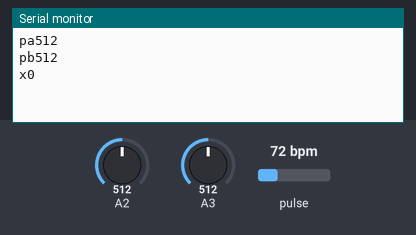
This sketch was run on a simulated Arduino Uno, built with avr-gcc and run on an emulated ATmega328P. Shown: the last lines printed to the serial monitor. The test bench sets the inputs (shaded band); at power-on: A2 = 512, A3 = 512, pulse 72 bpm.

Above: at 1.2 s.
1.3 s: A2 set to 560
At 1.55 s:
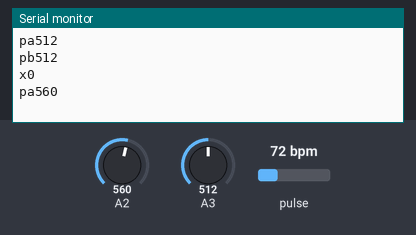
2.8 s: A3 set to 560
At 3.3 s:
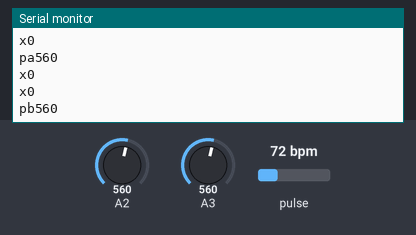
4.3 s: A2 set to 540
At 5.6 s:
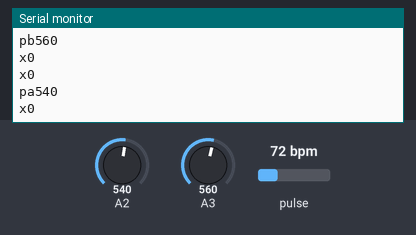
5.8 s: A3 set to 540
At 6.6 s:
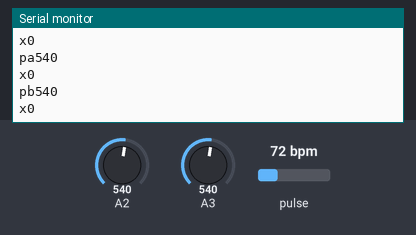

Measured:
- after the input at 1.3 s, the serial monitor: prints a new line at once (image 1)
- after the input at 2.8 s, the serial monitor: prints a new line at once (image 2)
- after the input at 4.3 s, the serial monitor: prints a new line at once (image 3)
- after the input at 5.8 s, the serial monitor: prints a new line at once (image 4)

The sketch:

heart_sync_arduino.ino
```cpp
/*
Heart Sync by Ellen Nickles
Final Project for Intro to Physical Computing and Intro to Computational Media
ITP NYU Fall 2017

Modification of an original sketch from Joel Murphy, Yury Gitman, and Bradford Needham:
TwoPulseSensors_On_OneArduino from https://github.com/WorldFamousElectronics/PulseSensorPlayground

Be sure to install the PulseSensorPlayground library in your Arduino IDE!
https://github.com/WorldFamousElectronics/PulseSensorPlayground
*/

/*
The MIT License (MIT)

Copyright (c) 2015-2017 World Famous Electroncs LLC, Brooklyn, New York.

Permission is hereby granted, free of charge, to any person obtaining a copy
of this software and associated documentation files (the "Software"), to deal
in the Software without restriction, including without limitation the rights
to use, copy, modify, merge, publish, distribute, sublicense, and/or sell
copies of the Software, and to permit persons to whom the Software is
furnished to do so, subject to the following conditions:

The above copyright notice and this permission notice shall be included in all
copies or substantial portions of the Software.

THE SOFTWARE IS PROVIDED "AS IS", WITHOUT WARRANTY OF ANY KIND, EXPRESS OR
IMPLIED, INCLUDING BUT NOT LIMITED TO THE WARRANTIES OF MERCHANTABILITY,
FITNESS FOR A PARTICULAR PURPOSE AND NONINFRINGEMENT. IN NO EVENT SHALL THE
AUTHORS OR COPYRIGHT HOLDERS BE LIABLE FOR ANY CLAIM, DAMAGES OR OTHER
LIABILITY, WHETHER IN AN ACTION OF CONTRACT, TORT OR OTHERWISE, ARISING FROM,
OUT OF OR IN CONNECTION WITH THE SOFTWARE OR THE USE OR OTHER DEALINGS IN THE
SOFTWARE.
*/

/*
   Arduino Sketch to detect pulses from two PulseSensors.

   Here is a link to the tutorial
   https://pulsesensor.com/pages/two-or-more-pulse-sensors

   Copyright World Famous Electronics LLC - see LICENSE
   Contributors:
     Joel Murphy, https://pulsesensor.com
     Yury Gitman, https://pulsesensor.com
     Bradford Needham, @bneedhamia, https://bluepapertech.com

   Licensed under the MIT License, a copy of which
   should have been included with this software.

   This software is not intended for medical use.
*/

/*
   Every Sketch that uses the PulseSensor Playground must
   define USE_ARDUINO_INTERRUPTS before including PulseSensorPlayground.h.
   Here, #define USE_ARDUINO_INTERRUPTS false tells the library to
   not use interrupts to read data from the PulseSensor.

   If you want to use interrupts, simply change the line below
   to read:
     #define USE_ARDUINO_INTERRUPTS true

   Set US_PS_INTERRUPTS to false if either
   1) Your Arduino platform's interrupts aren't yet supported
   by PulseSensor Playground, or
   2) You don't wish to use interrupts because of the side effects.

   NOTE: if US_PS_INTERRUPTS is false, your Sketch must
   call pulse.sawNewSample() at least once every 2 milliseconds
   to accurately read the PulseSensor signal.
*/
#define USE_ARDUINO_INTERRUPTS false
//#define USE_ARDUINO_INTERRUPTS true
#include <PulseSensorPlayground.h>


/*
   The format of our output.

   Set this to PROCESSING_VISUALIZER if you're going to run
    the multi-sensor Processing Visualizer Sketch.
    See https://github.com/WorldFamousElectronics/PulseSensorAmped_2_Sensors

   Set this to SERIAL_PLOTTER if you're going to run
    the Arduino IDE's Serial Plotter.
*/
//const int OUTPUT_TYPE = SERIAL_PLOTTER;
const int OUTPUT_TYPE = PROCESSING_VISUALIZER;

/*
   Number of PulseSensor devices we're reading from.
*/
const int PULSE_SENSOR_COUNT = 2;

/*
     PIN_POWER0 = the output pin that the red (power)
      pin of the first PulseSensor will be connected to. If you don't
      want to use pins to power the PulseSensors, you can remove
      the code dealing with PIN_POWER0 and PIN_POWER1.
     PIN_INPUT0 = Analog Input. Connected to the pulse sensor
      purple (signal) wire.
     PIN_BLINK0 = digital Output. Connected to an LED (and 220 ohm resistor)
      that will flash on each detected pulse.
     PIN_FADE0 = digital Output. PWM pin onnected to an LED (and resistor)
      that will smoothly fade with each pulse.

     PIN_POWER1, PIN_INPUT1, etc. = the corresponding pins for
      the second PulseSensor.

     NOTE: PIN_FADE0 and PIN_FADE1 must be pins that support PWM.
       If USE_INTERRUPTS is true, Do not use pin 9 or 10 for PIN_FADE0
       or PIN_FADE1, because those pins' PWM interferes with the sample timer.
*/
//const int PIN_POWER0 = 7;
const int PIN_INPUT0 = A0;
//const int PIN_BLINK0 = 13;    // Pin 13 is the on-board LED
//const int PIN_FADE0 = 5;

//const int PIN_POWER1 = 8;
const int PIN_INPUT1 = A1;
//const int PIN_BLINK1 = 12;
//const int PIN_FADE1 = 11;

const int THRESHOLD = 550;   // Adjust this number to avoid noise when idle

/*
   samplesUntilReport = the number of samples remaining to read
   until we want to report a sample over the serial connection.

   We want to report a sample value over the serial port
   only once every 20 milliseconds (10 samples) to avoid
   doing Serial output faster than the Arduino can send.
*/
byte samplesUntilReport;
const byte SAMPLES_PER_SERIAL_SAMPLE = 10;

/*
   All the PulseSensor Playground functions.
   We tell it how many PulseSensors we're using.
*/
PulseSensorPlayground pulseSensor(PULSE_SENSOR_COUNT);

void setup() {
  /*
     Use 250000 baud because that's what the Processing Sketch expects to read,
     and because that speed provides about 25 bytes per millisecond,
     or 50 characters per PulseSensor sample period of 2 milliseconds.

     If we used a slower baud rate, we'd likely write bytes faster than
     they can be transmitted, which would mess up the timing
     of readSensor() calls, which would make the pulse measurement
     not work properly.
  */
  Serial.begin(250000);

  /*
     Set the PulseSensor power pins.
     That is, turn on the PulseSensors.
  */
  //  pinMode(PIN_POWER0, OUTPUT);
  //  digitalWrite(PIN_POWER0, HIGH);

  //  pinMode(PIN_POWER1, OUTPUT);
  //  digitalWrite(PIN_POWER1, HIGH);

  /*
     Configure the PulseSensor manager,
     telling it which PulseSensor (0 or 1)
     we're configuring.
  */

  pulseSensor.analogInput(PIN_INPUT0, 0);
  //  pulseSensor.blinkOnPulse(PIN_BLINK0, 0);
  //  pulseSensor.fadeOnPulse(PIN_FADE0, 0);

  pulseSensor.analogInput(PIN_INPUT1, 1);
  //  pulseSensor.blinkOnPulse(PIN_BLINK1, 1);
  //  pulseSensor.fadeOnPulse(PIN_FADE1, 1);

  pulseSensor.setSerial(Serial);
  pulseSensor.setOutputType(OUTPUT_TYPE);
  pulseSensor.setThreshold(THRESHOLD);

  // Skip the first SAMPLES_PER_SERIAL_SAMPLE in the loop().
  samplesUntilReport = SAMPLES_PER_SERIAL_SAMPLE;

  // Now that everything is ready, start reading the PulseSensor signal.
  if (!pulseSensor.begin()) {
    /*
       PulseSensor initialization failed,
       likely because our Arduino platform interrupts
       aren't supported yet.

       If your Sketch hangs here, try changing USE_ARDUINO_INTERRUPTS to false.
    */
    for (;;) {
      // Flash the led to show things didn't work.
//      digitalWrite(PIN_BLINK0, LOW);
//      delay(5);
//      digitalWrite(PIN_BLINK0, HIGH);
//      delay(5);
    }
  }
}

// all potentiomter inputs and serial outputs added by Ellen Nickles for Heart Sync
String potReading1 = "0";
String potReading2 = "0";

void loop() {

  int pot1 = analogRead(A2);
  int pot2 = analogRead(A3);

  String tempPotReading1 = "pa" + String(pot1);
  if (tempPotReading1 != potReading1) {
    potReading1 = tempPotReading1;
    Serial.println(potReading1);
  }

  String tempPotReading2 = "pb" + String(pot2);
  if (tempPotReading2 != potReading2) {
    potReading2 = tempPotReading2;
    Serial.println(potReading2);
  }

  if (pulseSensor.sawNewSample()) {

    if (--samplesUntilReport == (byte) 0) {
      samplesUntilReport = SAMPLES_PER_SERIAL_SAMPLE;

      // raw signal data
      pulseSensor.outputSample();

      /*
         If a beat has happened on a given PulseSensor
         since we last checked, write the per-beat information
         about that PulseSensor to Serial.
      */

      for (int i = 0; i < PULSE_SENSOR_COUNT; ++i) {
        if (pulseSensor.sawStartOfBeat(i)) {
          pulseSensor.outputBeat(i);

          // added by Ellen Nickles to capture the moment of each beat from each sensor
          String eachBeat = "x" + String(i);
          Serial.println(eachBeat);
        }
      }
    }

    /*******
      Here is a good place to add code that could take up
      to a millisecond or so to run.
    *******/
  }

  /******
     Don't add code here, because it could slow the sampling
     from the PulseSensor.
  ******/
}
```
